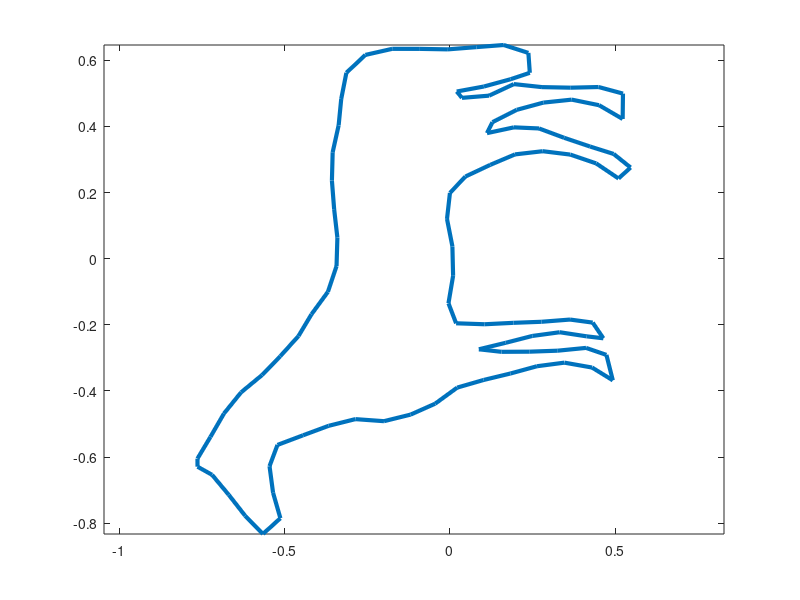

This figure's MATLAB source: (Note: this script raises an error after producing the figure.)
clear all; close all;
load Full20objDatanobadshapes;
kappa=100;
J=1300;
N=100;
for j=1:J
    C(:,:,j)=C(:,:,j)-mean(C(:,:,j),2)*ones(1,N);
    C(:,:,j)=5*C(:,:,j)/norm(C(:,:,j));
end
i=1;
% Randomly select a class
%c0(i)=randsample(1:65,1);
% Randomly select an image in that class
%j0(i)= (c0(i)-1)*20 + randsample(1:20,1);
j0=901%901;%700%463
%% Plot original shape in S2

figure
plot(C(1,:,j0),C(2,:,j0),'linewidth',3);%title('Original Response')
axis equal
%% Map Shape to the sphere
x=C(:,:,j0);
X=Upsphere(x);
figure
scatter3(X(1,:),X(2,:),X(3,:),'linewidth',3);hold on
% title('Original Response on Sphere')
center=[0,0,1];
[sphereX,sphereY,sphereZ] =sphere;
mesh(sphereX*.99,sphereY*.99,sphereZ*.99)
axis equal;colormap(gray(100)*.8);view(center);zoom(1)

%% Calculate mean directions (the PLT distorted shape).
M=3;
% A0=A0_generator

% A0 =[
%     1.2607   -0.0493    0.6312
%    -0.4000    0.2157   -0.9994
%    -1.3386    0.8648    0.0496];
% A0 =[0.5231   -0.7465    0.9881
%    -0.7647    0.6921   -0.0037
%    -1.8385    0.6348   -1.0829];

% A0 =[    0.5493   -1.0897   -0.1060
%     1.0170    0.1051   -0.1467
%     0.7533   -0.3705    0.7386];
% A0=[1 0 0
%     1 1 0
%     1 1 1];
%A0=eye(M);
% A0=mvnrnd(10*A0,eye(M));
% A0=A0/norm(A0);
A0=A0_generator()
mu=A0*X; mu=mu./(ones(M,1)*sqrt(sum(mu.^2,1)));
figure
plot3(mu(1,:),mu(2,:),mu(3,:),'linewidth',3); hold on
% title('Noiseless Distorted Response Shape')
center=mean(mu,2);
[sphereX,sphereY,sphereZ] =sphere;
mesh(sphereX*.99,sphereY*.99,sphereZ*.99)
axis equal;colormap(gray(100)*.8);view(center);zoom(1)
%%
Y=zeros(M,N);
for n=1:N
    Y(:,n)=randvonMisesFisherm(M, 1, kappa,mu(:,n));
end

% subplot(2,2,4)
scatter3(Y(1,:),Y(2,:),Y(3,:),'linewidth',3); hold on
% title('Noisy Distorted Response Shape')
center=mean(mu,2);
[sphereX,sphereY,sphereZ] =sphere;
mesh(sphereX*.99,sphereY*.99,sphereZ*.99)
axis equal;colormap(gray(100)*.8);view(center);zoom(1)

%%
% Randomly select a class
% c(i)=randsample(1:65,1);
% c(i)=randsample([c(i),c0(i)],1)
% Randomly select an image in that class
% j(i)= (c(i)-1)*20 + randsample(1:20,1);
j=683%470;%j+10;
figure(1)
plot(C(1,:,j(i)),C(2,:,j(i)),'linewidth',3);%title('Original Explanatory')
axis equal
%% Map Shape to the sphere
x=C(:,:,j(i));
X=Upsphere(x);
figure
scatter3(X(1,:),X(2,:),X(3,:),'linewidth',3);hold on
% title('Original Explanatory on Sphere')
center=[0,0,1];
[sphereX,sphereY,sphereZ] =sphere;
mesh(sphereX*.99,sphereY*.99,sphereZ*.99)
axis equal;colormap(gray(100)*.8);view(center);zoom(1)

%% PLT
[Ahat.PLT,e,Yhat.PLT]= PLT_GA(X,Y);
rho.PLT=e(end)/N;
L.PLT=vMFL(X,Yhat.PLT)
% subplot(2,4,6)
figure
plot3(Yhat.PLT(1,:),Yhat.PLT(2,:),Yhat.PLT(3,:),'linewidth',3); hold on
scatter3(Y(1,:),Y(2,:),Y(3,:)); hold on
% title('PLT')
center=mean(mu,2);
[sphereX,sphereY,sphereZ] =sphere;
mesh(sphereX*.99,sphereY*.99,sphereZ*.99)
axis equal;colormap(gray(100)*.8);view(center);zoom(1)
%% PLT plot in 2D
% y=Downsphere(Y);
% yhat.PLT=Downsphere(Yhat.PLT);
% figure
% scatter(y(1,:),y(2,:));hold on;
% % title('PLT')
% plot(yhat.PLT(1,:),yhat.PLT(2,:),'g','linewidth',3)

%% LLR
[~,e,Yhat.LLR]=LLR(X,Y);
rho.LLR=e/N;
L.LLR=vMFL(X,Yhat.LLR);
figure
plot3(Yhat.LLR(1,:),Yhat.LLR(2,:),Yhat.LLR(3,:),'linewidth',3); hold on
% title('LLR')
scatter3(Y(1,:),Y(2,:),Y(3,:)); hold on
center=mean(mu,2);
[sphereX,sphereY,sphereZ] =sphere;
mesh(sphereX*.99,sphereY*.99,sphereZ*.99)
axis equal;colormap(gray(100)*.8);view(center);zoom(1)
%% LLR plot in 2D
% y=Downsphere(Y);
% yhat.LLR=Downsphere(Yhat.LLR);
% % subplot(2,4,3)
% figure
% scatter(y(1,:),y(2,:));hold on;
% % title('LLR')
% plot(yhat.LLR(1,:),yhat.LLR(2,:),'g','linewidth',3)

%% RRR
[~,e,Yhat.RRR]=RRR(X,Y);
rho.RRR=e/N;
L.RRR=vMFL(X,Yhat.RRR);
% subplot(2,4,8)
figure
plot3(Yhat.RRR(1,:),Yhat.RRR(2,:),Yhat.RRR(3,:),'linewidth',3); hold on
% title('RRR')
scatter3(Y(1,:),Y(2,:),Y(3,:)); hold on
center=mean(mu,2);
[sphereX,sphereY,sphereZ] =sphere;
mesh(sphereX*.99,sphereY*.99,sphereZ*.99)
axis equal;colormap(gray(100)*.8);view(center);zoom(1)
%% RRR plot in 2D
% y=Downsphere(Y);
% yhat.RRR=Downsphere(Yhat.RRR);
% % subplot(2,4,4)
% figure
% scatter(y(1,:),y(2,:));hold on;
% % title('RRR')
% plot(yhat.RRR(1,:),yhat.RRR(2,:),'g','linewidth',3)

%%
[PO]=performance_evaluation(X,Y)
%%
LaTex_Table(PO)
